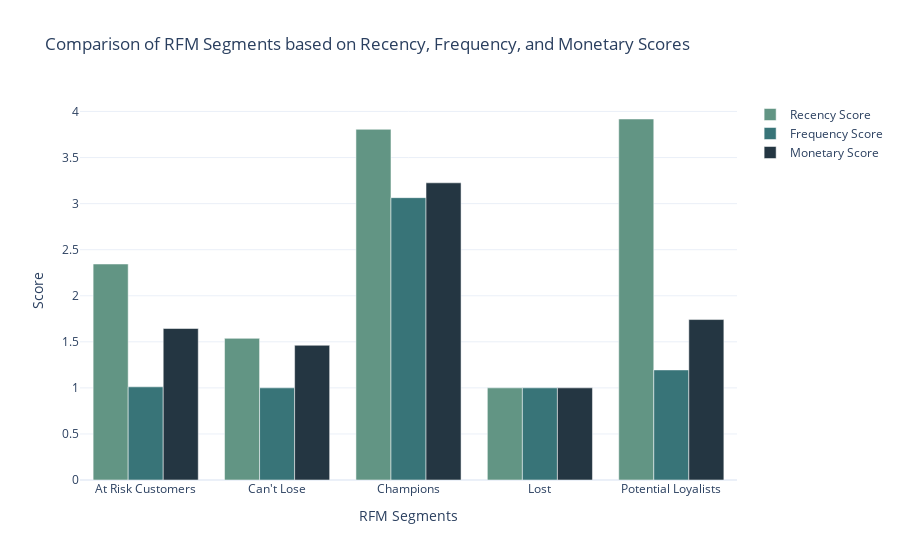

Write notebook code for a chart like this one.
### Code cell
# Calculate the average Recency, Frequency, and Monetary scores for each segment
segment_scores = df.groupby('RMF_Customer_Segments')[['RecencyScore', 'FrequencyScore', 'MoneytaryScore']].mean().reset_index()

# Create a grouped bar chart to compare segment scores
fig = go.Figure()

# Add bars for Recency score
fig.add_trace(go.Bar(
    x=segment_scores['RMF_Customer_Segments'],
    y=segment_scores['RecencyScore'],
    name='Recency Score',
    marker_color='rgb(98, 149, 132)'
))

# Add bars for Frequency score
fig.add_trace(go.Bar(
    x=segment_scores['RMF_Customer_Segments'],
    y=segment_scores['FrequencyScore'],
    name='Frequency Score',
    marker_color='rgb(56, 116, 120)'
))

# Add bars for Monetary score
fig.add_trace(go.Bar(
    x=segment_scores['RMF_Customer_Segments'],
    y=segment_scores['MoneytaryScore'],
    name='Monetary Score',
    marker_color='rgb(36, 54, 66)'
))

# Update the layout
fig.update_layout(
    title='Comparison of RFM Segments based on Recency, Frequency, and Monetary Scores',
    xaxis_title='RFM Segments',
    yaxis_title='Score',
    barmode='group',
    showlegend=True
)

fig.show()

### Figure 1 — Plotly figure (JSON) as saved in the notebook; plotly's stock layout.template omitted (floating-point values rounded to 4 significant figures)
{"data": [{"marker": {"color": "rgb(98, 149, 132)"}, "name": "Recency Score", "type": "bar", "x": ["At Risk Customers", "Can't Lose", "Champions", "Lost", "Potential Loyalists"], "y": [2.344, 1.538, 3.806, 1, 3.918]}, {"marker": {"color": "rgb(56, 116, 120)"}, "name": "Frequency Score", "type": "bar", "x": ["At Risk Customers", "Can't Lose", "Champions", "Lost", "Potential Loyalists"], "y": [1.011, 1, 3.065, 1, 1.195]}, {"marker": {"color": "rgb(36, 54, 66)"}, "name": "Monetary Score", "type": "bar", "x": ["At Risk Customers", "Can't Lose", "Champions", "Lost", "Potential Loyalists"], "y": [1.644, 1.462, 3.226, 1, 1.742]}], "layout": {"barmode": "group", "showlegend": true, "title": {"text": "Comparison of RFM Segments based on Recency, Frequency, and Monetary Scores"}, "xaxis": {"title": {"text": "RFM Segments"}}, "yaxis": {"title": {"text": "Score"}}}}
